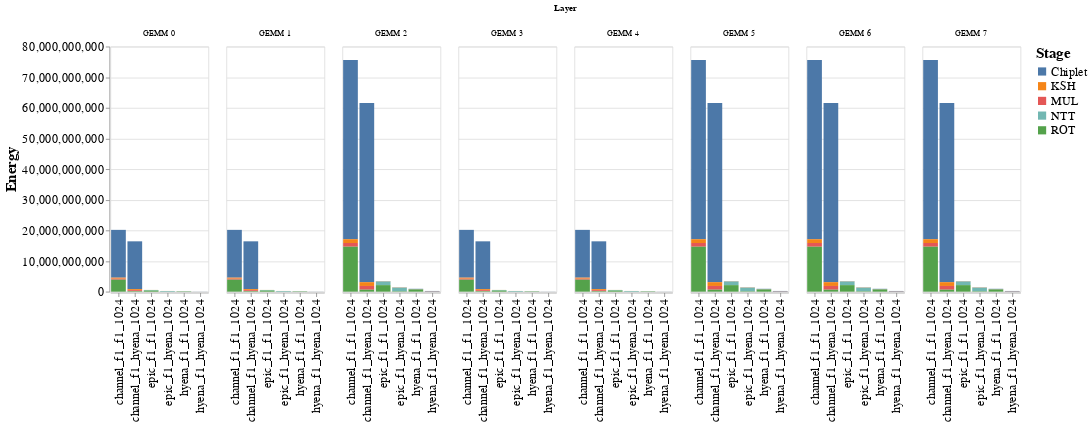

This figure's notebook cell:
### Code cell
for data in [data_resnet, data_gnmt, data_mobile]:
# for data in [data_resnet]:
    # Calls
    structs = ['Chiplet', 'KSH', 'MUL', 'NTT', 'ROT']
    # structs = ['KSH', 'MUL', 'NTT']

    temp_dd = []
    ignore_layer= ['FC1000_7_7_7_7_2048_1000']

    for model in data:
        layer_list = list(data[model].keys())[:-1]
        if 'cheetah' in model[0]:
            continue
        for layer in layer_list:
#             if 'Residual' not in layer:
#                 continue
            for s in structs:
                for metric,vals in data[model][layer][s].items():
                    if metric in master_energy:
                            temp_dd.append(["_".join(model), data[model][layer]['Layer'], s, metric, vals*master_energy[metric]])

    df_dd = pd.DataFrame(temp_dd, columns=['Model', 'Layer', 'Stage', 'Metric', "Energy"])
    # df_l = df_temp[df_temp['Layer'] == 'CONV 2 1 2']
    # df_l = df_temp[df_temp['Layer'] == 'CONV 2 1 Residual']
    dd = df_dd.groupby(['Model', 'Layer','Stage']).sum().reset_index()


    alt.Chart(dd).mark_bar().encode(
        x=alt.X('Model', axis=alt.Axis(title=None), sort='ascending'),
        y=alt.Y('Energy'),
        color='Stage',
        column=alt.Column('Layer')
    ).configure_axis(
        labelFontSize=15,
        titleFontSize=18
    ).configure_legend(
        labelFontSize=15,
        titleFontSize=18
    ).display()

### Figure 1 — Vega-Lite specification as saved in the notebook (floating-point values rounded to 4 significant figures; data arrays with more than 128 entries replaced by an {"elided": "..."} marker saying what was removed)
{"config": {"view": {"continuousWidth": 400, "continuousHeight": 300}, "axis": {"labelFontSize": 15, "titleFontSize": 18}, "legend": {"labelFontSize": 15, "titleFontSize": 18}}, "data": {"name": "data-a7c34c3f37e65476e0918ece0650581b"}, "mark": "bar", "encoding": {"color": {"field": "Stage", "type": "nominal"}, "column": {"field": "Layer", "type": "nominal"}, "x": {"axis": {"title": null}, "field": "Model", "sort": "ascending", "type": "nominal"}, "y": {"field": "Energy", "type": "quantitative"}}, "$schema": "https://vega.github.io/schema/vega-lite/v4.17.0.json", "datasets": {"data-a7c34c3f37e65476e0918ece0650581b": {"elided": "240 records"}}}
